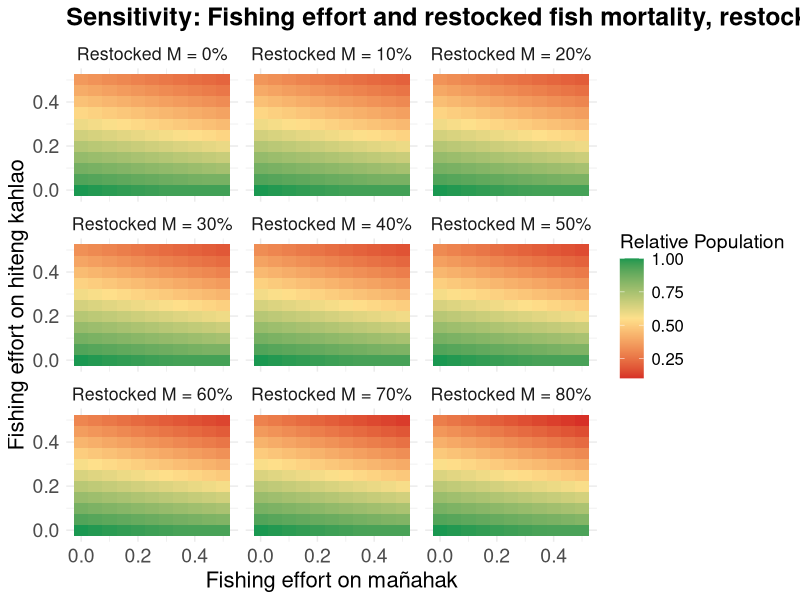

Source code (R):
library(tidyverse)
library(viridis)

# Parameters
burn_in_time <- 100  # Define burn-in period of 100 timesteps
time_steps <- 500 

# Parameters
juvenile_survival_rate <- 1 - ((0.429 * 2) / 2)
subadult_survival_rate <- 1 - ((0.429 * 1.5) / 2)
adult_survival_rate <- 1 - (0.429 / 2)

juvenile_to_subadult_rate <- 1
subadult_to_adult_rate <- 0.5

reproduction_rate <- 2
reproduction_rate_2 <- 1.5

carrying_capacity <- 68
time_steps <- 500

# Parameter ranges
fishing_effort_values <- seq(0, 0.5, by = 0.05)

# Define the range of restocking mortality rates
restocking_mortality_rates <- seq(0, 0.8, by = 0.1)

#restocking scenario
restocked_juveniles = 1

#Current fishing for burn in
F_current_instantaneous <- 0.09
F_current_discrete <- (1 - exp(-F_current_instantaneous)) / 2
F_current_discrete_juv <- 0.01




# Update run_simulation to include restocking mortality
run_simulation <- function(F_adults, F_juveniles, restocked_juveniles, restocking_mortality_rate, burn_in_time = 100) {
  juvenile_population <- 10
  subadult_population <- 10
  adult_population <- 10
  
  # Store population over time
  population_over_time <- numeric(time_steps)
  
  for (t in 1:time_steps) {
    if (t <= burn_in_time) {
      # Burn-in period with burn in fishing and no restocking
      F_adults_current <- F_current_discrete
      F_juveniles_current <- F_current_discrete_juv
      restocking <- 0
    } else {
      # Post burn-in period with specified fishing and restocking
      F_adults_current <- F_adults
      F_juveniles_current <- F_juveniles
      restocking <- restocked_juveniles * (1 - restocking_mortality_rate)
    }
    
    if (t %% 2 == 0) {
      current_reproduction_rate <- reproduction_rate
    } else {
      current_reproduction_rate <- reproduction_rate_2
    }
    
    total_population <- juvenile_population + subadult_population + adult_population
    new_juveniles <- adult_population * current_reproduction_rate * (1 - total_population / carrying_capacity)
    surviving_juveniles <- juvenile_population * juvenile_survival_rate * (1 - F_juveniles_current)
    new_subadults <- juvenile_population * juvenile_to_subadult_rate
    surviving_subadults <- subadult_population * subadult_survival_rate
    new_adults <- subadult_population * subadult_to_adult_rate
    surviving_adults <- adult_population * adult_survival_rate * (1 - F_adults_current)
    
    if (t %% 2 == 0) {
      subadult_population <- max(0, new_subadults + surviving_subadults - new_adults + restocking)
    } else {
      subadult_population <- max(0, new_subadults + surviving_subadults - new_adults)
    }
    
    juvenile_population <- max(0, new_juveniles + surviving_juveniles - new_subadults)
    adult_population <- max(0, new_adults + surviving_adults)
    # Store total population at each timestep
    population_over_time[t] <- juvenile_population + subadult_population + adult_population
  }
  
  # Return the average of the last 20 timesteps
  avg_population_last_20 <- mean(population_over_time[(time_steps - 19):time_steps])
  
  return(avg_population_last_20)
}

# Sensitivity analysis loop
all_results <- data.frame()

for (restocking_mortality_rate in restocking_mortality_rates) {
  # Create a dataframe to store results for this restocking mortality rate
  sensitivity_results <- expand.grid(
    F_adults = fishing_effort_values,
    F_juveniles = fishing_effort_values
  ) %>%
    mutate(
      Avg_Total_Population = 0
    )
  
  # Reference population with zero fishing effort
  reference_population <- run_simulation(
    F_adults = 0,
    F_juveniles = 0,
    restocked_juveniles = 1,
    restocking_mortality_rate = restocking_mortality_rate,
    burn_in_time = 100
  )
  
  # Sensitivity analysis loop
  for (i in seq_len(nrow(sensitivity_results))) {
    sensitivity_results$Avg_Total_Population[i] <- run_simulation(
      F_adults = sensitivity_results$F_adults[i],
      F_juveniles = sensitivity_results$F_juveniles[i],
      restocked_juveniles = 1,
      restocking_mortality_rate = restocking_mortality_rate,
      burn_in_time = 100
    )
  }
  
  # Normalize by the reference population
  sensitivity_results <- sensitivity_results %>%
    mutate(
      Relative_Population = Avg_Total_Population / reference_population,
      Restocking_Mortality = paste0(restocking_mortality_rate * 100, "%")
    )
  
  # Combine results for all restocking mortality rates
  all_results <- bind_rows(all_results, sensitivity_results)
}

# Custom labeller function for restocking mortality
restocking_labeller <- function(values) {
  paste("Restocked M =", values)
}

# Update the code to use this custom labeller
ggplot(all_results, aes(x = F_juveniles, y = F_adults, fill = Relative_Population)) +
  geom_tile() +
  facet_wrap(
    ~Restocking_Mortality, 
    labeller = labeller(Restocking_Mortality = function(values) restocking_labeller(values))
  ) +
  scale_fill_gradientn(
    colors = c("#d73027", "#fee08b", "#1a9850"), # Color-blind friendly palette
    name = bquote("Relative Population")
  ) +
  labs(
    x = "Fishing effort on mañahak",
    y = "Fishing effort on hiteng kahlao",
    title = "Sensitivity: Fishing effort and restocked fish mortality, restocking = 1g/m²"
  ) +
  theme_minimal() +
  theme(
    text = element_text(size = 16),
    plot.title = element_text(size = 18, face = "bold"),
    axis.title = element_text(size = 16),
    axis.text = element_text(size = 14),
    legend.title = element_text(size = 14),
    legend.text = element_text(size = 12)
  )








